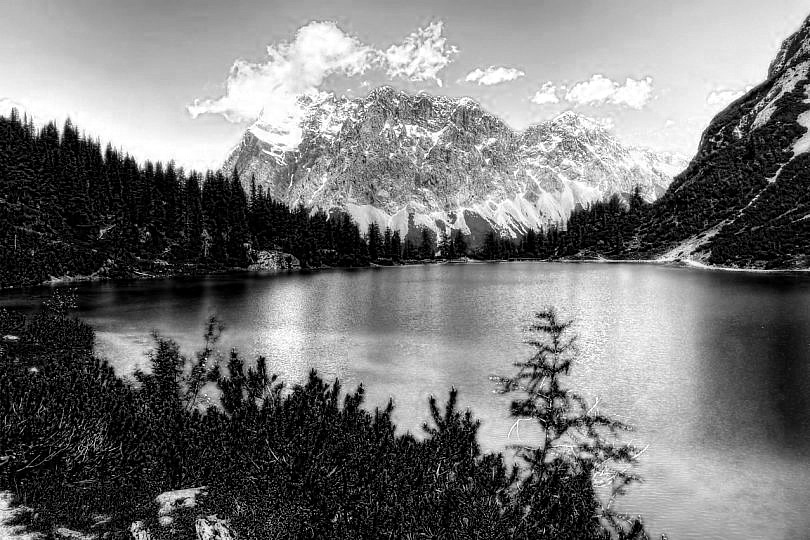
#> input picture imagen1_salida_gray_azul.jpg, 810 x 540 px
$ jupyter execute --allow-errors Lab1.ipynb
#> lines starting #> are read from the running program, lines starting #| are printed output that depends on the picture
[cell 1]
import cv2
import matplotlib.pyplot as plt
import numpy as np

### Problema 1

[cell 2]
def canales ():
    try:
        # Función solicita nombre de imagen y su ruta (si no existe en la misma ubicación) y parámetro color que indica canales a devolver
        imagen=input("Ingrese el nombre de la imagen: ")
#> the answer given: imagen1_salida_gray_azul.jpg

        color = int(input("""
        Ingrese el número de su elección:
        1 = canal azul
        2 = canal verde
        3 = canal rojo
        10 = canales rojo y verde
        20 = canales verde y azul
        30 = canales rojo y azul
        """))
#> the answer given: 1
        # Se lee la imagen ingresada y se convierte de BGR a RGB para procesamiento, también se craga imagen de salida de prueba
        img=cv2.imread(imagen)
#> img is the input picture: shape (540, 810, 3); min 0, max 255, mean 118.1
        img=cv2.cvtColor(img, cv2.COLOR_BGR2RGB)
        img_salida=np.zeros_like(img)
        # Ciclo for para desarmar imagen en sus canales
        for i in range (0, img.shape[0]):
            for j in range(0, img.shape[1]):
                pixel=img[i,j]

                red=pixel[0]
                green=pixel[1]
                blue=pixel [2]

                # Condicionales de acuerdo con el valor escogido de color para selección de canales definidos

                if color == 1:
                    img_salida[i,j]=[blue,0,0]
                elif color == 2:
                    img_salida[i,j]=[0,green,0]
                elif color == 3:
                    img_salida[i,j]=[0,0,red]
                elif color == 10:
                    img_salida[i,j]=[0,green,red]
                elif color == 20:
                    img_salida[i,j]=[blue,green,0]
                elif color == 30:
                    img_salida[i,j]=[blue,0,red]

                else:
                    print("Ingreso inválido para color, por favor seleccione una de las opciones brindadas.")
                    return
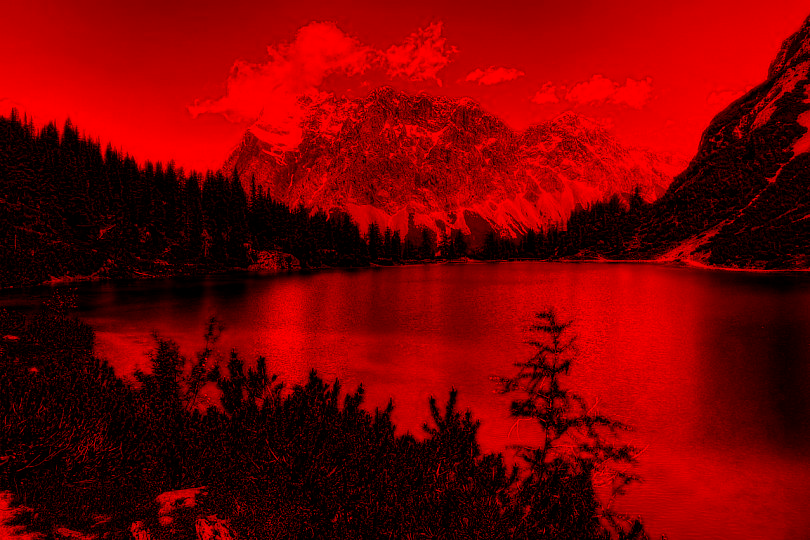
#> img_salida: shape (540, 810, 3); mean R, G, B 118.1, 0, 0

        # Escritura, transformación y visualización de imagen
        cv2.imwrite("salida.jpg",img_salida)
        salida=cv2.imread("salida.jpg")
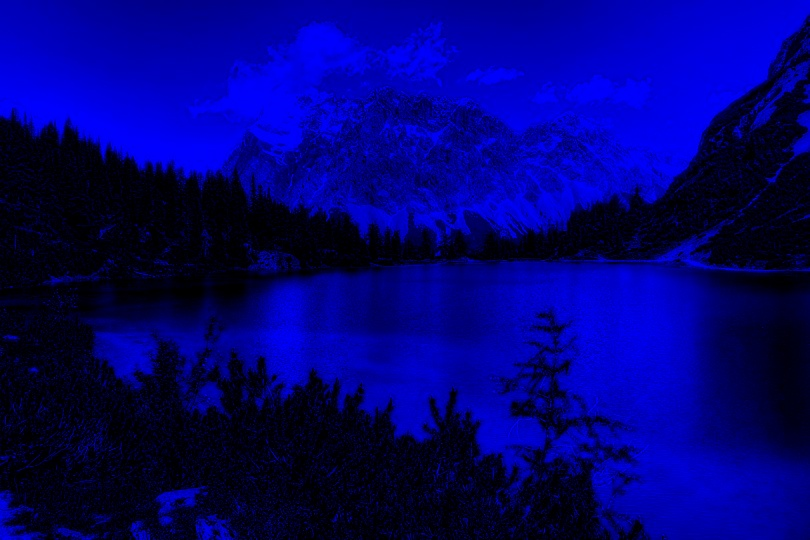
#> salida: shape (540, 810, 3); mean B, G, R 117.7, 0.8, 1
        salida=cv2.cvtColor(salida,cv2.COLOR_BGR2RGB)
        plt.imshow(salida)
        plt.show()
    # Try/Except para indicar errores de ingreso.
    except:
        print ("Valores ingresados no son correctos, por favor verificar.")

[cell 3]
canales()

### Problema 2

[cell 4]
def grises(img_R,img_G,img_B) :

#> called with img_R = 'imagen1_salida_gray_rojo.jpg', img_G = 'imagen1_salida_gray_verde.jpg', img_B = 'imagen1_salida_gray_azul.jpg'
  imgR = cv2.imread(img_R, cv2.IMREAD_GRAYSCALE)
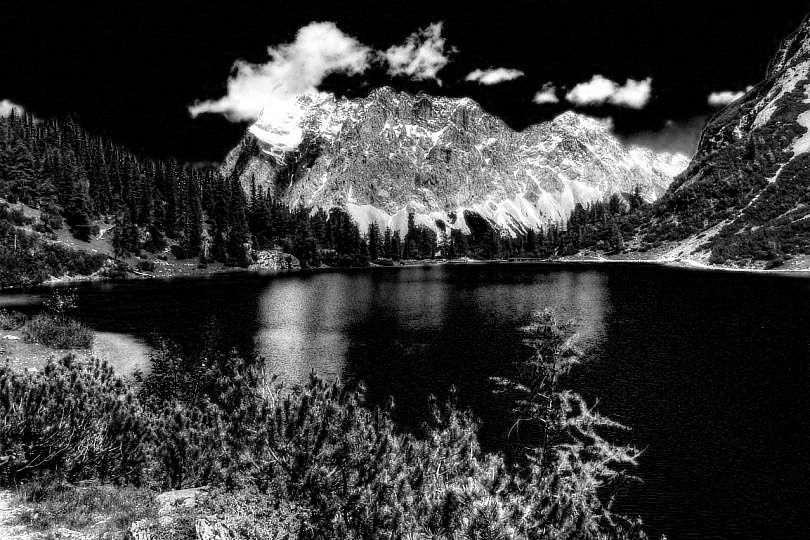
#> input picture imagen1_salida_gray_rojo.jpg, 810 x 540 px
#> imgR is the input picture: shape (540, 810); min 0, max 255, mean 57.5
  imgG = cv2.imread(img_G, cv2.IMREAD_GRAYSCALE)
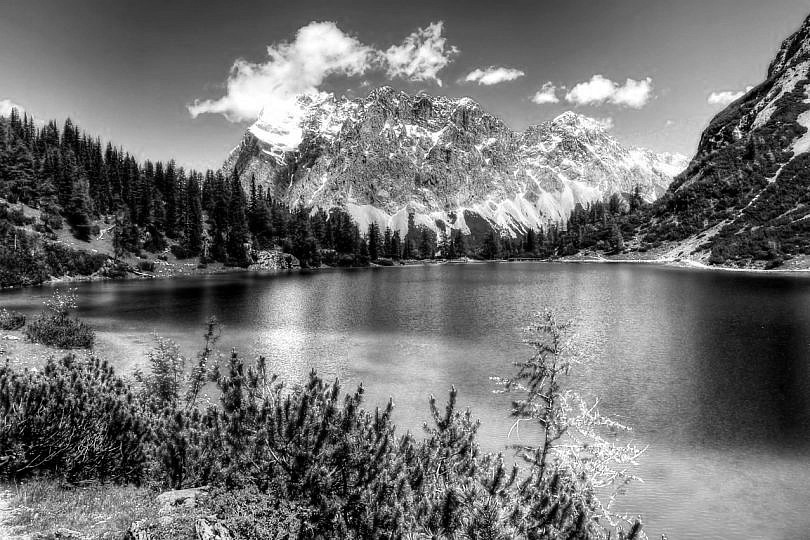
#> input picture imagen1_salida_gray_verde.jpg, 810 x 540 px
#> imgG is the input picture: shape (540, 810); min 0, max 255, mean 113.9
  imgB = cv2.imread(img_B, cv2.IMREAD_GRAYSCALE)
#> imgB: shape (540, 810); min 0, max 255, mean 118.1

  img = np.dstack((imgR,imgG,imgB))
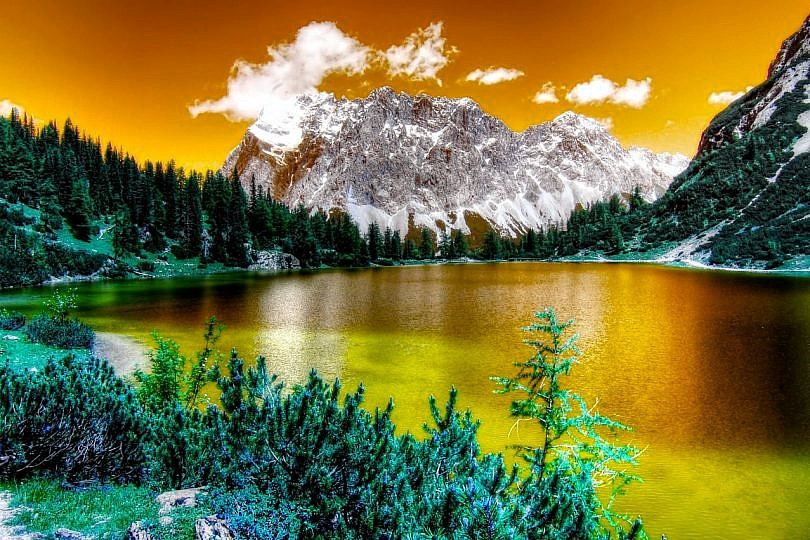
#> img: shape (540, 810, 3); mean of channels 0, 1, 2 57.5, 113.9, 118.1; drawn as B, G, R

  return plt.imshow(img)

[cell 5]
grises("imagen1_salida_gray_rojo.jpg","imagen1_salida_gray_verde.jpg","imagen1_salida_gray_azul.jpg")

[cell 6]
grises("imagen2_salida_gray_rojo.jpg","imagen2_salida_gray_verde.jpg","imagen2_salida_gray_azul.jpg")
#> call 2 of grises, with img_R = 'imagen2_salida_gray_rojo.jpg', img_G = 'imagen2_salida_gray_verde.jpg', img_B = 'imagen2_salida_gray_azul.jpg'
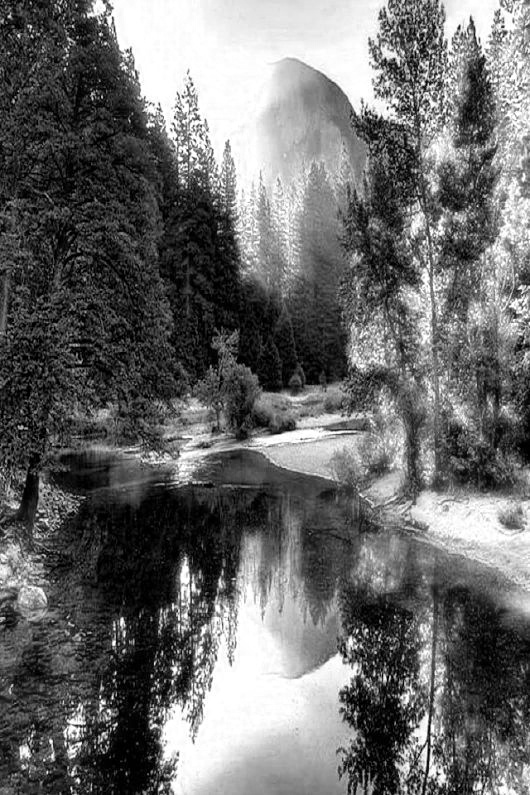
#> input picture imagen2_salida_gray_rojo.jpg, 530 x 795 px
#> in grises, imgR is the input picture: shape (795, 530); min 0, max 255, mean 106.5
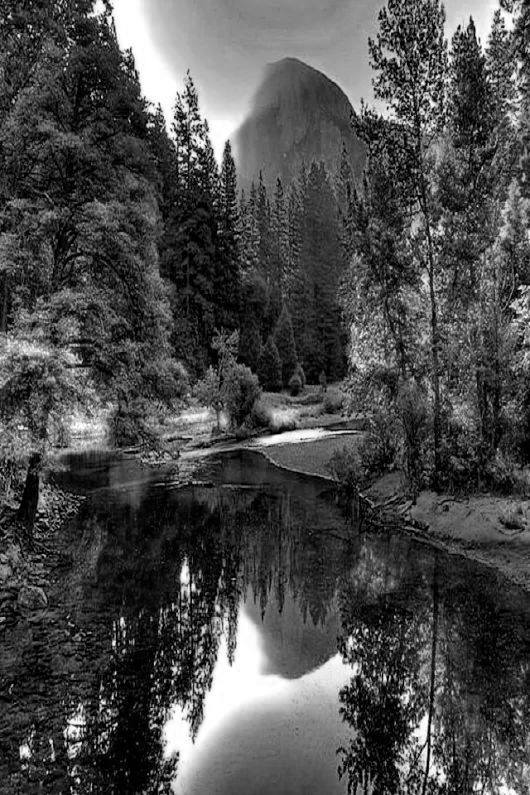
#> input picture imagen2_salida_gray_verde.jpg, 530 x 795 px
#> in grises, imgG is the input picture: shape (795, 530); min 0, max 255, mean 75.3
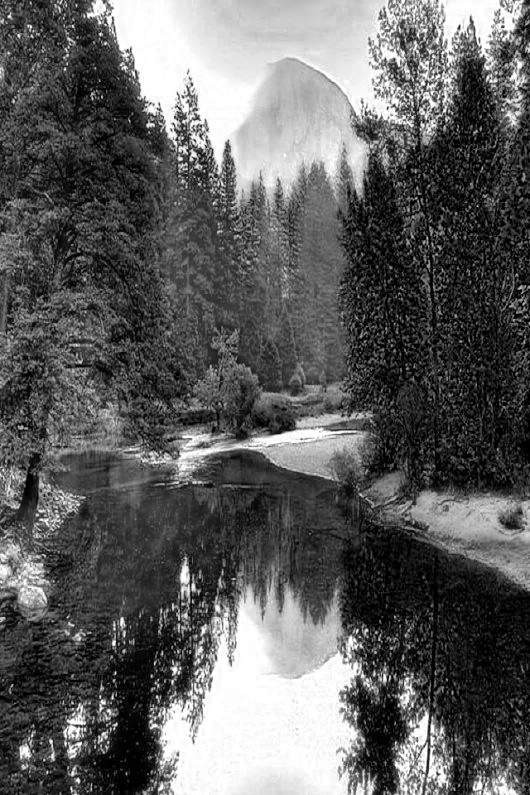
#> input picture imagen2_salida_gray_azul.jpg, 530 x 795 px
#> in grises, imgB is the input picture: shape (795, 530); min 0, max 255, mean 95.1
#> in grises (call 2), `img = np.dstack((imgR,imgG,imgB))`:
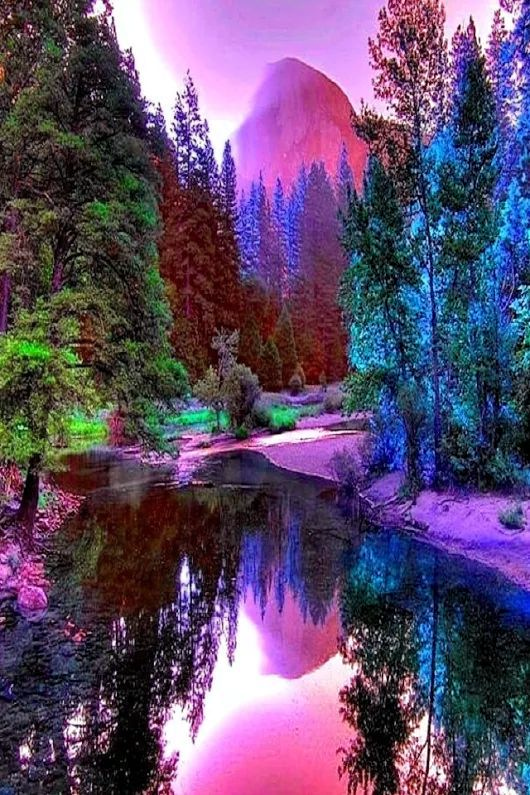
#> img: shape (795, 530, 3); mean of channels 0, 1, 2 106.5, 75.3, 95.1; drawn as B, G, R

#> (a cell that did not finish here is left out)
